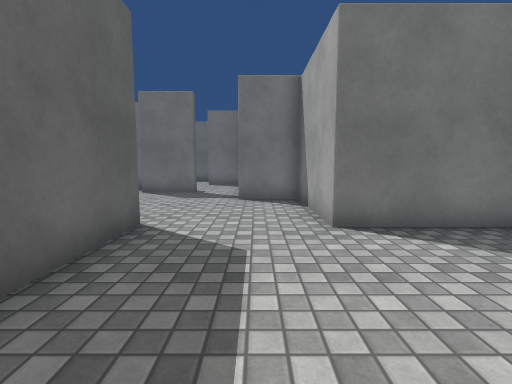
[1] (above)

24 first-person views from a walk through a scene from a Unity 3-D project. The camera is 1.2 m above the floor, tilts 6° down and sees 85° across. The floor is counted in squares, 1 m on a side. Each view is taken from the middle of a square. On the plan, view 1 faces up. The plan holds only what a view shows up to about 13 squares ahead; the rest is blank. The place goes on beyond the plan. The player character is not drawn. Surface patterns are stand-ins for the level's own textures.

[2]
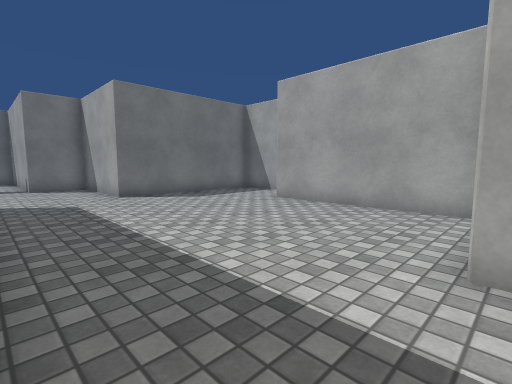

[3]
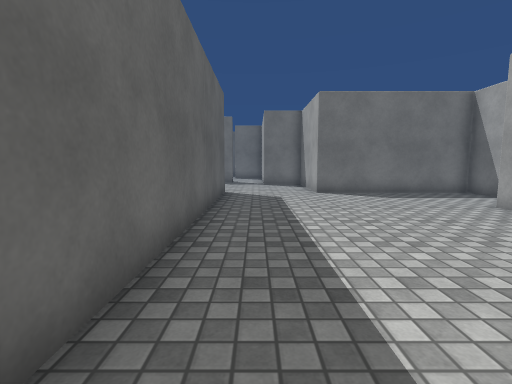

[4]
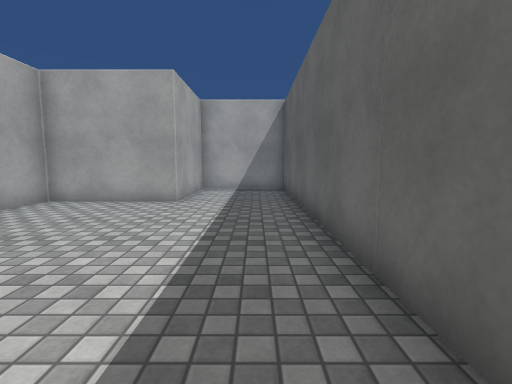

[5]
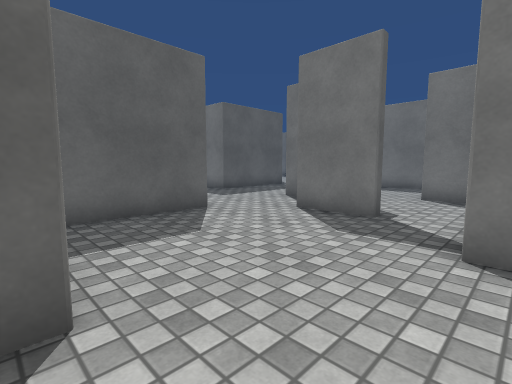

[6]
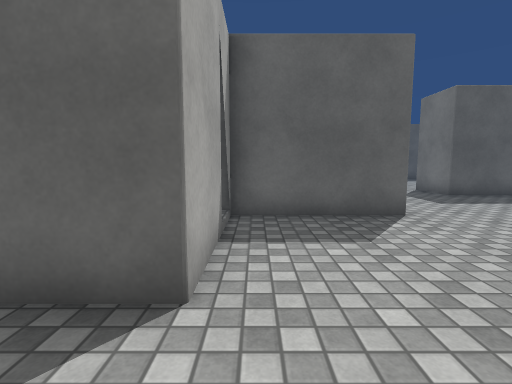

[7]
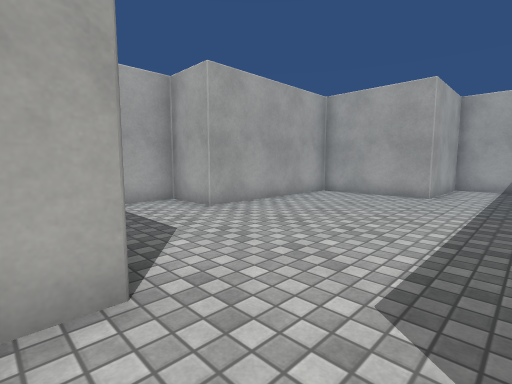

[8]
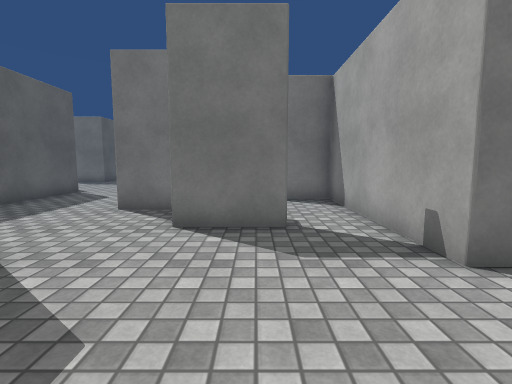

[9]
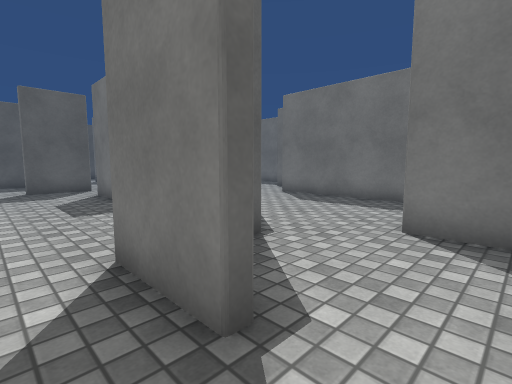

[10]
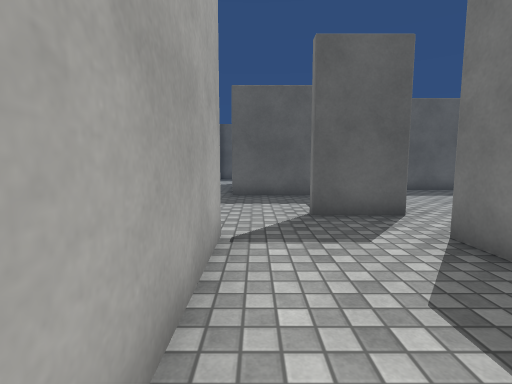

[11]
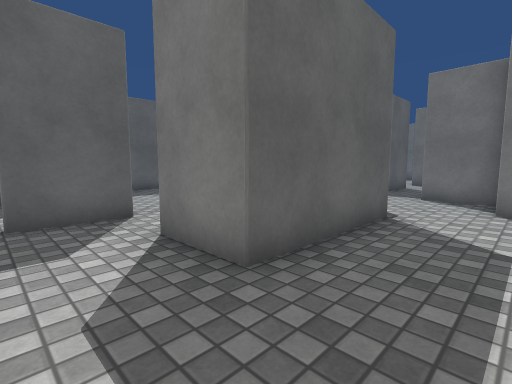

[12]
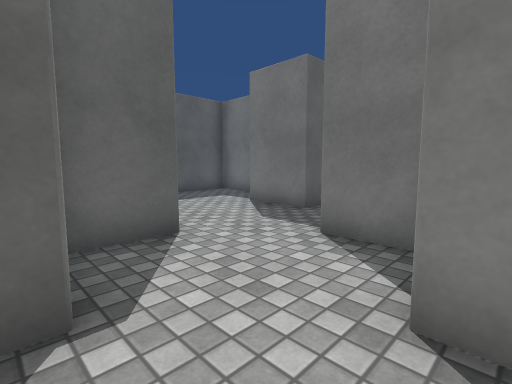

[13]
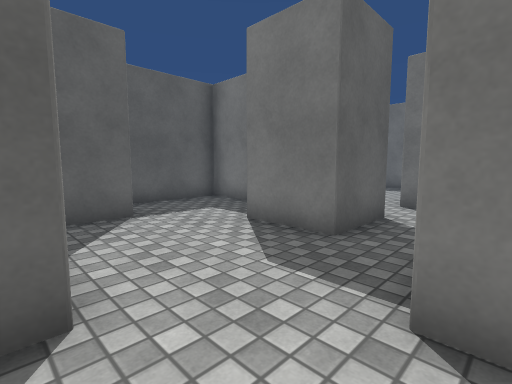

[14]
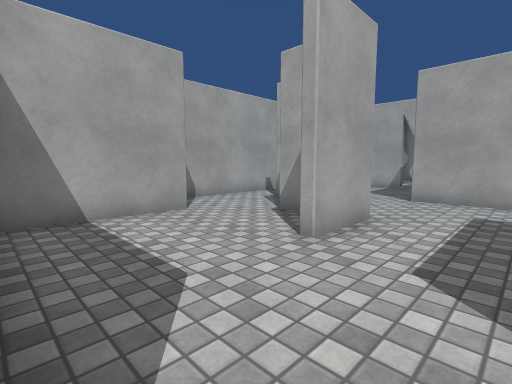

[15]
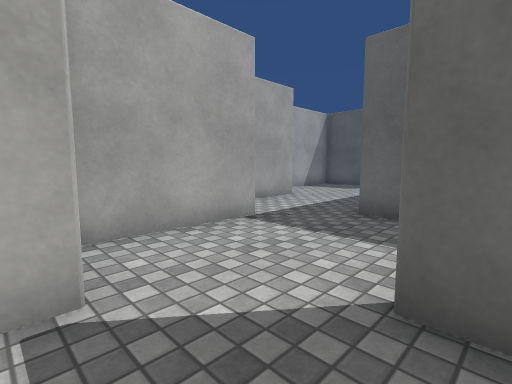

[16]
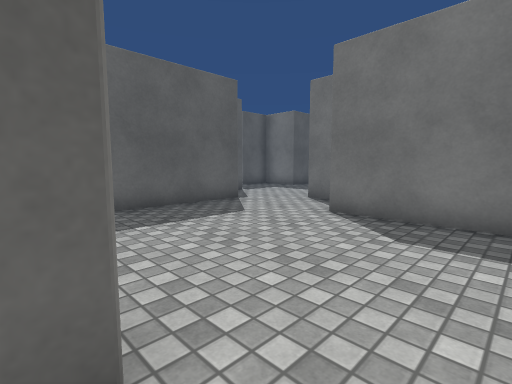

[17]
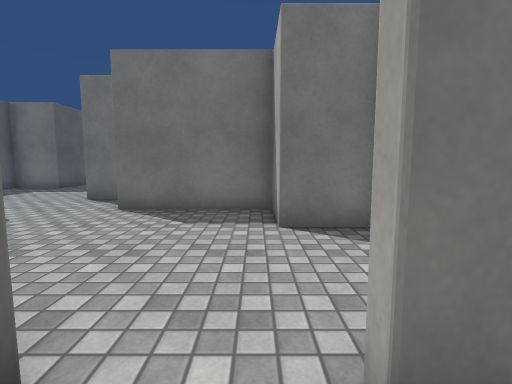

[18]
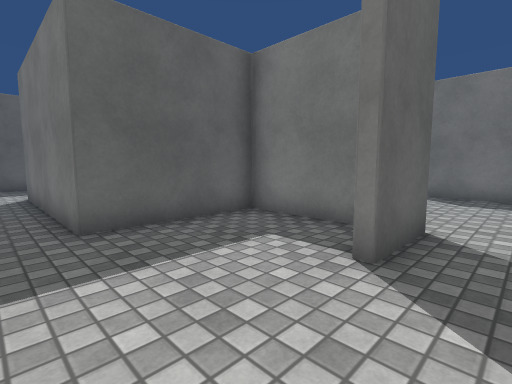

[19]
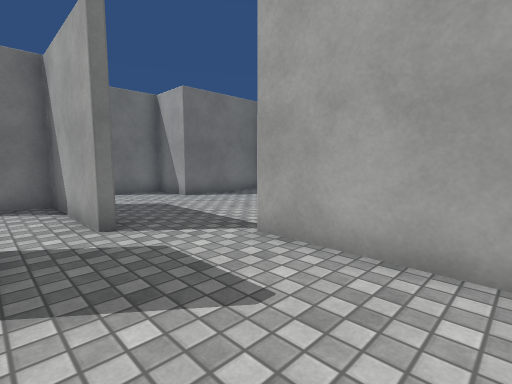

[20]
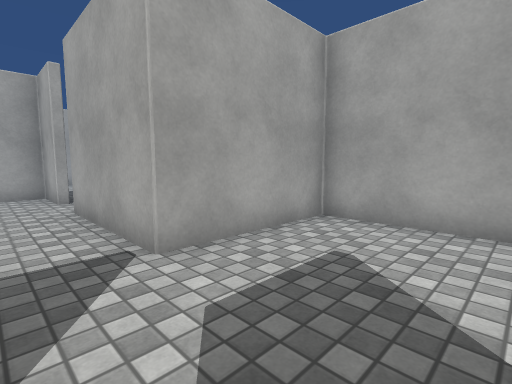

[21]
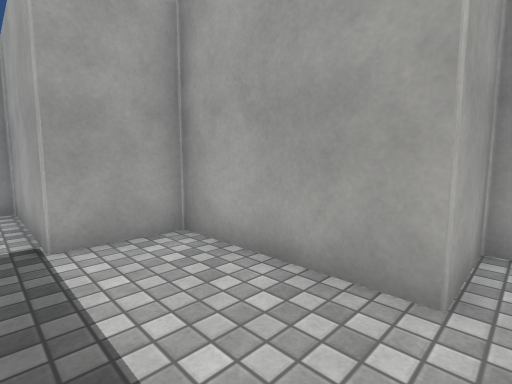

[22]
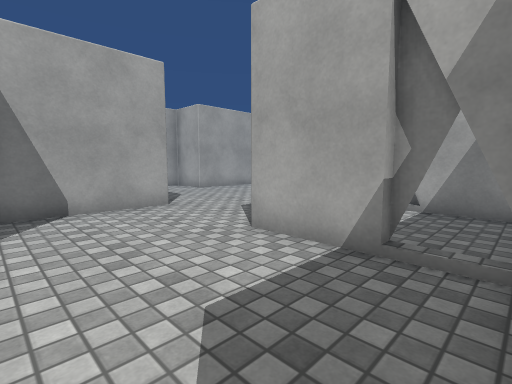

[23]
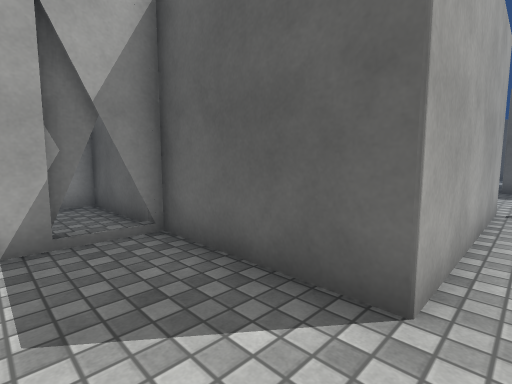

[24]
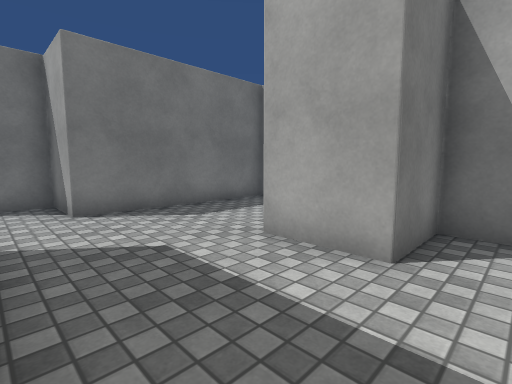

### Floor plan
Points are (right, up) in squares from view 1. A wall is a line through its corners. A room is listed if a view was taken in it or the views show most of it. See-through windows are left out.
Room 1 (views 1, 2, 3, 4, 5, 6, 7, 8, 9, 22, 23)
walls: (-4.6, 5.4) (-2.3, 5.4) (-2.3, -8.6) (1.4, -8.6) (1.4, -4.6) (5.4, -4.6) (5.4, 1.4) (7.4, 1.4) (7.4, 5.1) (1.4, 5.1) (1.4, 9.1) (-0.6, 9.1) (-0.6, 15.1) (-2.6, 15.1); (-5.4, 5.1) (-4.6, 5.1); (-2.4, 11.1) (-4.6, 11.1); (-6.3, 9.4) (-6.3, 4.9); (-4.6, 12.1) (-4.6, 13.1) (-6.6, 13.1)
ways out: opening at (-4.7, 12.5) to room 2; gap at (-5, 5) to room 5
Room 2 (views 10, 11, 12, 13, 14, 15, 16, 17, 18, 21, 24)
walls: (-14.3, 13.4) (-14.3, 11.2); (-15.4, 13.1) (-18.3, 13.1) (-18.3, 9.1) (-22.5, 9.1); (-12.6, 9.4) (-6.3, 9.4); (-10.3, 17.5) (-10.3, 13.1) (-12.5, 13.1); (-6.6, 13.1) (-6.6, 15.2); (-12.3, 19.5) (-12.3, 17.8); (-5, 13.4) (-4.2, 13.4); (-16.3, 21.5) (-16.3, 20.1); (-12.3, 23.1) (-14.4, 23.1); (-2.6, 15.1) (-2.6, 19.1) (-8.6, 19.1) (-8.6, 21.1) (-10.6, 21.1); (-20.6, 3.4) (-20.6, 5.4) (-16.6, 5.4) (-16.6, 7.4) (-12.6, 7.4); (-16.5, 25.1) (-18.3, 25.1) (-18.3, 22.1)
ways out: opening at (-4.7, 12.5) to room 1; opening at (-13.5, 13) to room 4; opening at (-11, 23); gap at (-12, 25)
Room 3 (views 19, 20)
walls: (-20.6, 15.2) (-20.6, 19.1) (-21.8, 19.1); (-21.9, 9.4) (-18.6, 9.4) (-18.6, 13.4)
ways out: opening at (-19.5, 14.5) to room 4
Room 4 (no view inside)
walls: (-18.6, 13.4) (-14.3, 13.4); (-12.5, 13.4) (-10.6, 13.4) (-10.6, 14.5); (-12.5, 19.1) (-16.6, 19.1) (-16.6, 21.1) (-18.6, 21.1); (-10.8, 17.1) (-12.4, 17.1) (-12.4, 18.4); (-20.3, 19.4) (-20.3, 15.2)
ways out: opening at (-13.5, 13) to room 2; opening at (-19.5, 14.5) to room 3; opening at (-19.3, 20)
Room 5 (no view inside)
walls: (-6.3, 4.9) (-6.3, 1.4) (-3.9, 1.4)
ways out: gap at (-5, 5) to room 1

Positions as (right, up) in squares from view 1, and headings:
1: (0, 0), facing up
2: (-2, -5), facing up-right
3: (-1, -6), facing up
4: (-1, 4), facing down
5: (0, 5), facing up-left
6: (0, 6), facing left
7: (-1, 6), facing down-right
8: (-3, 6), facing up
9: (-1, 10), facing up-left
10: (-8, 10), facing left
11: (-8, 11), facing up-left
12: (-8, 17), facing up-left
13: (-10, 19), facing up-left
14: (-9, 19), facing down-right
15: (-12, 12), facing down-left
16: (-13, 13), facing up-left
17: (-13, 12), facing up
18: (-13, 8), facing up-left
19: (-22, 10), facing up-right
20: (-22, 15), facing down-right
21: (-21, 8), facing down-right
22: (-6, 9), facing down-right
23: (-4, 10), facing down-left
24: (-10, 12), facing up-right
